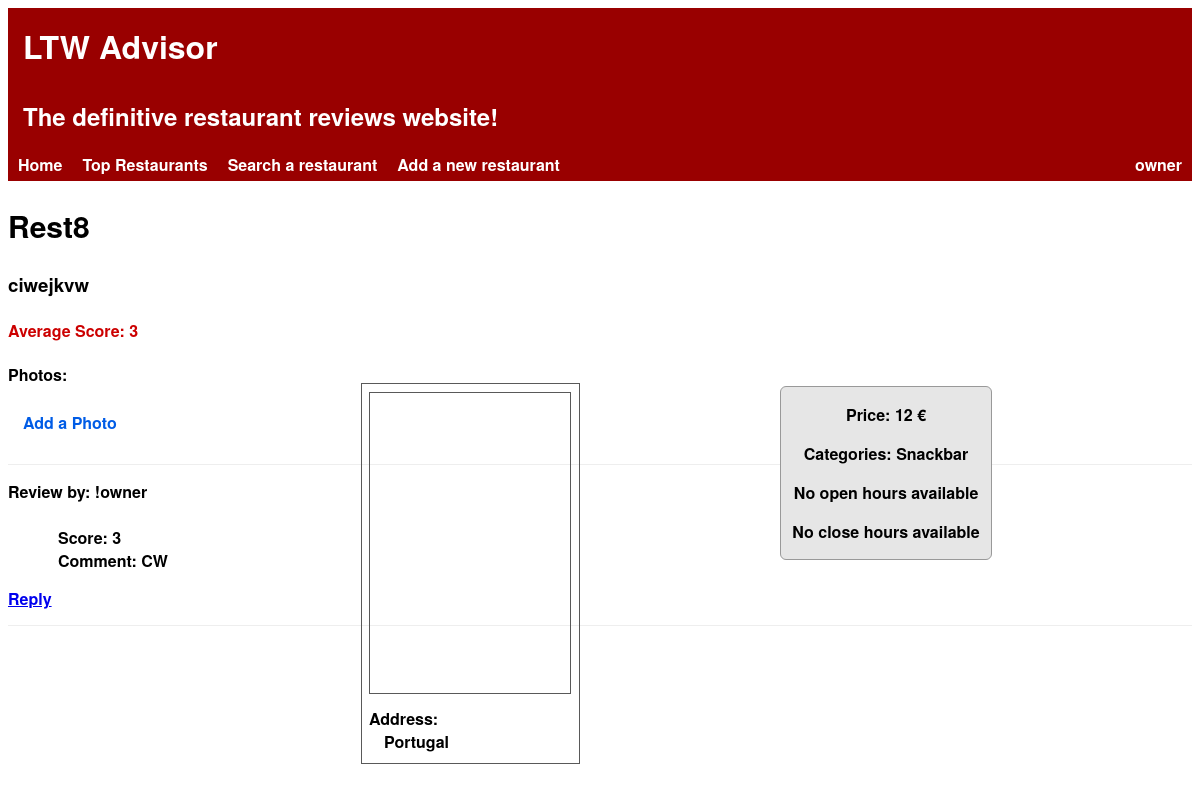
The app's page /templates/restaurant.php?idRestaurant=15 (signed in) with its own data.
### tables this page shows
CREATE TABLE Restaurant(
    idRestaurant        INTEGER PRIMARY KEY AUTOINCREMENT,
    name                STRING NOT NULL,
    description         STRING NOT NULL,
    score               FLOAT,

    idOwner             INTEGER REFERENCES User(idUser),
    idRestaurantInfo    INTEGER REFERENCES RestaurantInfo(idRestaurantInfo)
);

CREATE TABLE RestaurantInfo(
    idRestaurantInfo    INTEGER PRIMARY KEY AUTOINCREMENT,
    price               INTEGER,
    category            STRING,
    openHours           DATE,
    closeHours          DATE,

    idLocalization      INTEGER REFERENCES Localization(idLocalization)
);

CREATE TABLE Localization(
    idLocalization      INTEGER PRIMARY KEY AUTOINCREMENT,
    country             STRING,
    city                STRING,
    road                STRING,
    postalCode          STRING
);

CREATE TABLE Review(
    idReview        INTEGER PRIMARY KEY AUTOINCREMENT,
    score           INTEGER NOT NULL,
    comment         STRING,

    idRestaurant    INTEGER REFERENCES Restaurant(idRestaurant),
    idUser          INTEGER REFERENCES User(idUser)
);

CREATE TABLE User(
    idUser      INTEGER PRIMARY KEY AUTOINCREMENT,
	email		STRING NOT NULL,
    username    STRING NOT NULL,
    password    STRING NOT NULL,
    owner       BOOLEAN NOT NULL,

    idUserInfo  INTEGER REFERENCES UserInfo(idUserInfo),
    idPhoto     INTEGER REFERENCES PhotoUser(idPhoto)
);

### database/db_restaurants.php (called while the page is built, shortened)
<?php
    function getRestaurantById($idRestaurant) {
        global $db;
        $stmt = $db->prepare('SELECT * FROM Restaurant WHERE idRestaurant = :id');
        $stmt->bindParam(':id', $idRestaurant);
        $stmt->execute();
        return $stmt->fetch();
    }
?>

### database/db_restaurants_info.php (called while the page is built, shortened)
<?php
    function getInfoById($idRestaurantInfo) {
        global $db;
        $stmt = $db->prepare('SELECT * FROM RestaurantInfo WHERE idRestaurantInfo = :id');
        $stmt->bindParam(':id', $idRestaurantInfo);
        $stmt->execute();
        return $stmt->fetch();
    }
?>

### database/db_localization.php (called while the page is built, shortened)
<?php
    function getLocalizationById($idLocalization) {
        global $db;
        $stmt = $db->prepare('SELECT * FROM Localization WHERE idLocalization = :id');
        $stmt->bindParam(':id', $idLocalization);
        $stmt->execute();
        return $stmt->fetch();
    }
?>

### database/db_review.php (called while the page is built, shortened)
<?php
    function getAllReviews($id) {
        global $db;
        $stmt = $db->prepare('SELECT * FROM Review WHERE idRestaurant = :id');
        $stmt->bindParam(':id', $id);
        $stmt->execute();
        return $stmt->fetchAll();
    }
    function getUserIdFromReview($idReview) {
        global $db;
        $stmt = $db->prepare('SELECT idUser FROM Review WHERE idReview = :idReview');
        $stmt->bindParam(':idReview', $idReview);
        $stmt->execute();
        return $stmt->fetch();
    }
?>

### database/db_user.php (called while the page is built, shortened)
<?php
	include_once('connection.php');
	function getUsernameById($idUser) {
		global $db;
		$stmt = $db->prepare('SELECT username FROM User WHERE idUser=:idUser');
		$stmt->bindParam(':idUser', $idUser);
		$stmt->execute();
		return $stmt->fetch()['username'];
	}
?>

### templates/restaurant.php (the view, shortened to what this page needs)
<html>
<head>
<link rel="stylesheet" href="../css/restaurant.css">
</head>
</html>
<?php
    include_once('../database/connection.php');
    include_once('../database/db_restaurants.php');
    include_once('../database/db_restaurants_info.php');
    include_once('../database/db_photo.php');
    include_once('../database/db_localization.php');
    include_once('../database/db_review.php');
	include_once('../database/db_user.php');
    if(isset($_GET['idRestaurant'])) {
        $restaurant = getRestaurantById($_GET['idRestaurant']);
    } else {
        $_SESSION['idRestaurant'] = $_SESSION['restaurant'];
        $restaurant = $_SESSION['restaurant'];
        if($restaurant == false)
            die('There was no restaurant with the specified id');
    }
    $info = getInfoById($restaurant['idRestaurantInfo']);
    $localization = getLocalizationById($info['idLocalization']);
    $reviews = getAllReviews($_GET['idRestaurant']);
    include_once('header.php');
?>
<section>
    <div id='restaurant'>
        <h2><?=$restaurant['name']?></h2>
        <h3><?=$restaurant['description']?></h3>
        <?php if($restaurant['score']) { ?>
            <h4>Average Score: <?=$restaurant['score']?></h4>
        <?php } ?>
    </div>
    <div id='restaurantInfo'>
        <div id="price">
		<?php if($info['price']) { ?>
			<p>Price: <?=$info['price']?> €</p>
        <?php } else { ?>
            <p>No prices available</p>
        <?php } ?>
		 </div>
		<div id="cat">
        <?php if($info['category']) { ?>
			<p>Categories: <?=$info['category']?></p>
        <?php } else { ?>
            <p>No categories available</p>
        <?php } ?>
		 </div>
		<div id="open">
        <?php if($info['openHours']) { ?>
            <p>Open Hours: <?=$info['openHours']?></p>
        <?php } else { ?>
            <p>No open hours available</p>
        <?php } ?>
		</div>
        <?php if($info['closeHours']) { ?>
            <p>Close hours: <?=$info['closeHours']?></p>
        <?php } else { ?>
            <p>No close hours available</p>
        <?php } ?>
    </div>
	<div class="localization">
        <?php if(isset($localization['country']) || isset($localization['city']) || isset($localization['road'])) { ?>
            <div id="map" style="width:200px; height:300px"></div>
			<label>Address: </label>
        <?php } else { ?>
            <label>No address available</label>
        <?php } ?>
		<div id="country"><?=$localization['country']?></div>
    </div>
	<label> Photos: </label>
	<div id="add">
    <a href="../pages/add_photos.php?idRestaurant=<?=$_GET['idRestaurant']?>&idRestaurantInfo=<?=$info['idRestaurantInfo']?>">Add a Photo</a>
	</div>
    <div id='reviews'>
        <?php if($reviews)
            foreach($reviews as $review) { ?>
			<div class="review">
				<label>Review by: </label><?=getUsernameById($review['idUser'])?> <br><br>
			<div class="rev2">
			   <label>Score: </label><?=$review['score']?>
			   <br>
			   <label>Comment: </label><?=$review['comment']?>
               <br>
			</div>
                <?php
					$idUserReview = getUserIdFromReview($review['idReview']);
                    $idUserReview = intval($idUserReview[0]);
                    $idUserSESSION = intval($_SESSION['idUser'][0]);
                    if(isset($_SESSION['idUser']) && $idUserReview == $idUserSESSION) {
                ?>
                    <a href="edit_review.php?idReview=<?=$review['idReview']?>">Edit</a>
                    <a href="../database/action_delete_review.php?idReview=<?=$review['idReview']?>&idRestaurant=<?=$_GET['idRestaurant']?>">Remove</a>
                <?php } if(isset($_SESSION['idUser']) && ($idUserSESSION == $idUserReview || $idUserSESSION == $restaurant['idOwner'])) { ?>
                    <a href="reply_review.php?idReview=<?=$review['idReview']?>">Reply</a>
                <?php }
                ?>
				</div>
            <?php } ?>
    </div>
</section>

### css/restaurant.css (style rules this page uses)
#restaurant h2 { font-size: 30px; line-height: 40px; }
#restaurant h4 { color: #cc0000; }
#restaurantInfo { float: right; background-color: #e6e6e6; width: 210px; border: 1px groove #999999; border-radius: 6px; margin: 23px 200px 15px 200px; text-align: center; }
.localization { width: 210px; border: 1px solid #595959; padding-left: 7px; padding-top: 6px; margin: 20px 0px 30px 5px; float:right; }
#map { border: 1px solid #595959; margin: 2px 4px 13px 0px; }
#country, #road, #city, #postalCode { padding-left: 15px; }
#country { margin-bottom: 10px; }
#add { padding: 10px 0px 20px 0px; margin-left: 15px; margin-bottom: 10px; }
#add a { color: #005ce6; text-decoration: none; }
.review { padding-top: 15px; padding-bottom: 15px; border-top-style: hidden; border-right-style: hidden; border-bottom-style: groove; border-left-style: hidden; border-width: 1px; }
#reviews { padding-bottom: 15px; border-top-style: groove; border-right-style: hidden; border-bottom-style: hidden; border-left-style: hidden; border-width: 1px; }
.rev2 { padding:0 0px 15px 50px; }

### css/header.css (style rules this page uses)
html { font-family: 'Helvetica Neue', sans-serif; font-weight: bold; height: 100%; }

### records on screen
restaurant: name "Rest8", description "ciwejkvw", score "3"
restaurantinfo: price "12", category "Snackbar"
localization: country "Portugal"
review: idUser.username "!owner", score "3", comment "CW"

### other values on screen
$_SESSION['username'] "owner"
